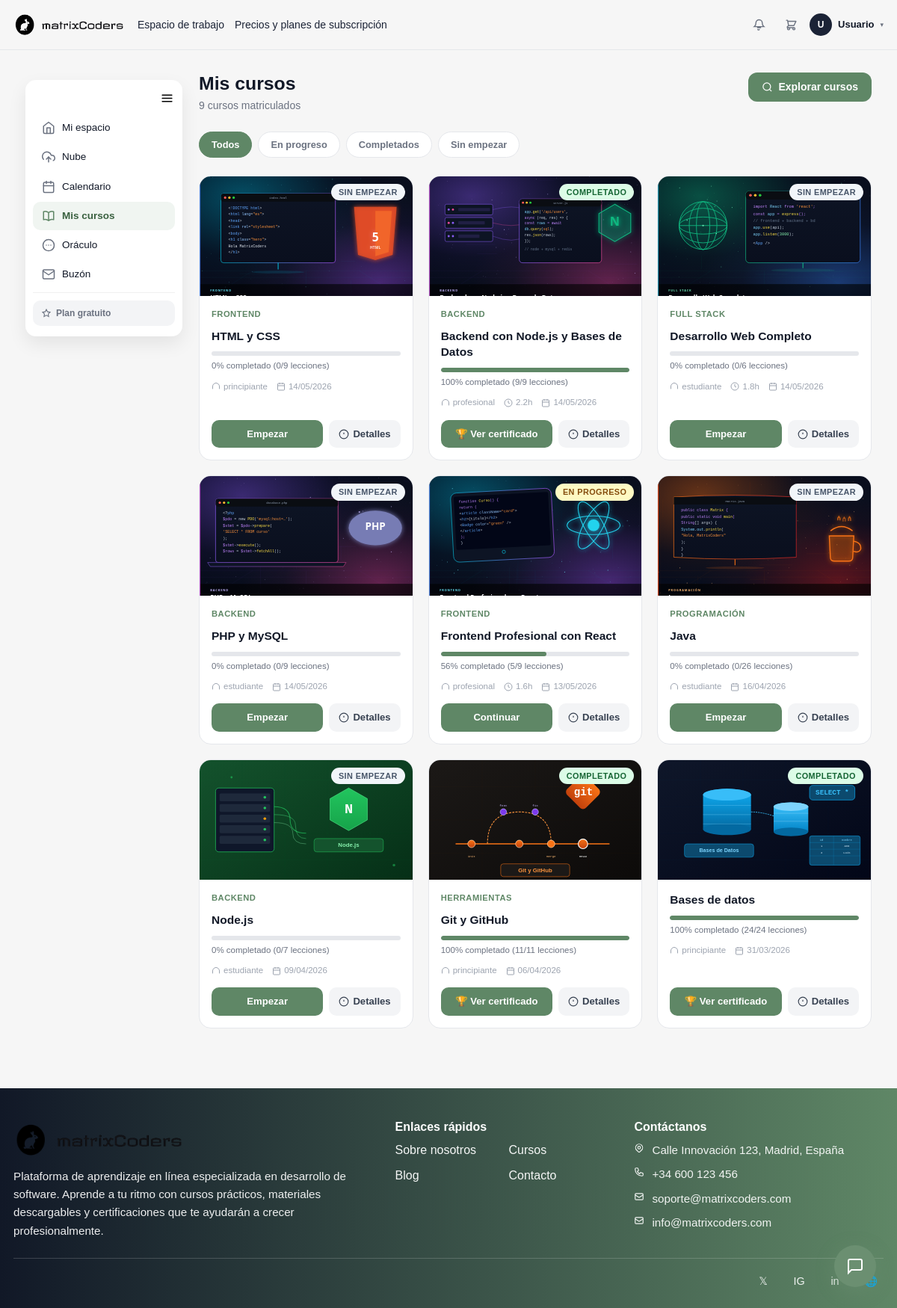
Screenshot of /index.php?url=mis-cursos (signed in) with the database file from the repository.
### tables this page shows
CREATE TABLE curso (
    id             INTEGER PRIMARY KEY AUTOINCREMENT,
    titulo         TEXT    NOT NULL,
    descripcion    TEXT    DEFAULT NULL,
    info_extra     TEXT    DEFAULT NULL,
    que_aprenderas TEXT    DEFAULT NULL,
    imagen         TEXT    DEFAULT NULL,
    destacado      INTEGER NOT NULL DEFAULT 0,
    precio         REAL    NOT NULL DEFAULT 0.00,
    nivel          TEXT    DEFAULT NULL,
    categoria      TEXT    DEFAULT NULL,
    duracion_min   INTEGER DEFAULT NULL,
    estudiantes    INTEGER DEFAULT NULL
, activo        INTEGER NOT NULL DEFAULT 1, instructor_id INTEGER DEFAULT NULL, orden         INTEGER NOT NULL DEFAULT 0, apuntes_json   TEXT    DEFAULT NULL);

### app/controllers/MisCursosController.php (called while the page is built, shortened)
<?php
class MisCursosController
{
    public function index(): void
    {
        $usuario_id = (int)$_SESSION['usuario_id'];
        $database = new Database();
        $conexion = $database->connect();
        $stmt = $conexion->prepare("
            SELECT
                c.id,
                c.titulo,
                c.descripcion,
                c.imagen,
                c.nivel,
                c.categoria,
                c.duracion_min,
                m.fecha AS fecha_matricula,
                m.estado AS matricula_estado,
                (
                    SELECT COUNT(l.id)
                    FROM leccion l
                    JOIN unidad u ON l.unidad_id = u.id
                    WHERE u.curso_id = c.id
                ) AS total_lecciones,
                (
                    SELECT COUNT(DISTINCT lv.leccion_id)
                    FROM leccion_vista lv
                    JOIN leccion l ON l.id = lv.leccion_id
                    JOIN unidad u  ON l.unidad_id = u.id
                    WHERE u.curso_id = c.id
                      AND lv.usuario_id = ?
                ) AS lecciones_vistas,
                (
                    SELECT lv2.leccion_id
                    FROM leccion_vista lv2
                    JOIN leccion l2 ON l2.id = lv2.leccion_id
                    JOIN unidad u2  ON l2.unidad_id = u2.id
                    WHERE u2.curso_id = c.id
                      AND lv2.usuario_id = ?
                    ORDER BY lv2.visto_at DESC
                    LIMIT 1
                ) AS ultima_leccion_id
            FROM matricula m
            JOIN curso c ON c.id = m.curso_id
            WHERE m.usuario_id = ? AND m.estado IN ('activa','completado')
            ORDER BY m.fecha DESC
        ");
        $stmt->execute([$usuario_id, $usuario_id, $usuario_id]);
        $cursos = $stmt->fetchAll(PDO::FETCH_ASSOC);
        require __DIR__ . '/../views/mis-cursos/index.php';
    }
}

### app/helpers/curso_imagen.php (called while the page is built, shortened)
<?php
if (!function_exists('matrixcoders_curso_image')) {
    function matrixcoders_curso_image(?string $imageName, string $title = ''): string
    {
        $dir = dirname(__DIR__, 2) . '/public/img/cursos';
        static $availableFiles = null;
        if ($availableFiles === null) {
            $availableFiles = [];
            foreach (glob($dir . '/*') ?: [] as $file) {
                $availableFiles[strtolower(basename($file))] = basename($file);
            }
        }
        $baseFallback = isset($availableFiles['nodejs.jpg'])
            ? BASE_URL . '/img/cursos/' . $availableFiles['nodejs.jpg']
            : BASE_URL . '/img/aprendiendo.png';
        $candidate = trim((string)$imageName);
        if ($candidate !== '') {
            $lower = strtolower($candidate);
            if (isset($availableFiles[$lower])) {
                return BASE_URL . '/img/cursos/' . $availableFiles[$lower];
            }
        }
        return $baseFallback;
    }
}

### app/views/mis-cursos/index.php (the view, shortened to what this page needs)
<?php
require_once __DIR__ . '/../../helpers/curso_imagen.php';
$filtroActual = $_GET['filtro'] ?? 'todos';
$cursos = $cursos ?? [];
$totalCursos      = count($cursos ?? []);
?>
<!DOCTYPE html>
<html lang="es">
<head>
    <link href="https://cdn.jsdelivr.net/npm/bootstrap@5.3.3/dist/css/bootstrap.min.css" rel="stylesheet">
    <link rel="stylesheet" href="<?= BASE_URL ?>/css/header.css">
    <link rel="stylesheet" href="<?= BASE_URL ?>/css/footer.css">
    <link rel="stylesheet" href="<?= BASE_URL ?>/css/dashboard.css">
    <link rel="stylesheet" href="<?= BASE_URL ?>/css/sidebar.css">
    <link rel="stylesheet" href="<?= BASE_URL ?>/css/mis-cursos.css">
</head>
<body>
<?php require __DIR__ . '/../layout/header.php'; ?>
<main class="main-dashboard">
    <div class="mc-container">
        <div class="contenedor-dashboard-content">
            <?php require __DIR__ . '/../layout/sidebar.php'; ?>
            <div class="mis-cursos-main">
                <div class="mis-cursos-header">
                    <div>
                        <h1 class="mis-cursos-titulo">Mis cursos</h1>
                        <p class="mis-cursos-subtitulo">
                            <?= $totalCursos ?> <?= $totalCursos === 1 ? 'curso matriculado' : 'cursos matriculados' ?>
                        </p>
                    </div>
                    <a href="<?= BASE_URL ?>/index.php" class="mis-cursos-btn-explorar">
                        <svg width="15" height="15" fill="none" stroke="currentColor" stroke-width="2" viewBox="0 0 24 24">
                            <circle cx="11" cy="11" r="8"/><path d="m21 21-4.35-4.35"/>
                        </svg>
                        Explorar cursos
                    </a>
                </div>
                <div class="mis-cursos-filtros">
                    <?php
                    $filtros = [
                        'todos'       => 'Todos',
                        'en_progreso' => 'En progreso',
                        'completados' => 'Completados',
                        'sin_empezar' => 'Sin empezar',
                    ];
                    foreach ($filtros as $key => $label):
                    ?>
                    <a href="<?= BASE_URL ?>/index.php?url=mis-cursos&filtro=<?= $key ?>"
                       class="mis-cursos-filtro-btn <?= $filtroActual === $key ? 'active' : '' ?>">
                        <?= $label ?>
                    </a>
                    <?php endforeach; ?>
                </div>
                <?php if (empty($cursos)): ?>
                <div class="mis-cursos-vacio">
                    <div class="mis-cursos-vacio-icono">
                        <svg width="48" height="48" fill="none" stroke="currentColor" stroke-width="1.5" viewBox="0 0 24 24">
                            <path stroke-linecap="round" stroke-linejoin="round" d="M12 6.042A8.967 8.967 0 0 0 6 3.75c-1.052 0-2.062.18-3 .512v14.25A8.987 8.987 0 0 1 6 18c2.305 0 4.408.867 6 2.292m0-14.25a8.966 8.966 0 0 1 6-2.292c1.052 0 2.062.18 3 .512v14.25A8.987 8.987 0 0 0 18 18a8.967 8.967 0 0 0-6 2.292m0-14.25v14.25"/>
                        </svg>
                    </div>
                    <?php if ($filtroActual === 'todos'): ?>
                    <p class="mis-cursos-vacio-titulo">Aún no estás matriculado en ningún curso</p>
                    <p class="mis-cursos-vacio-sub">Explora nuestro catálogo y encuentra el curso perfecto para ti.</p>
                    <a href="<?= BASE_URL ?>/index.php" class="mis-cursos-btn-explorar">Ver catálogo de cursos</a>
                    <?php else: ?>
                    <p class="mis-cursos-vacio-titulo">No hay cursos en esta categoría</p>
                    <p class="mis-cursos-vacio-sub">Prueba con otro filtro o explora más cursos.</p>
                    <a href="<?= BASE_URL ?>/index.php?url=mis-cursos" class="mis-cursos-btn-explorar">Ver todos mis cursos</a>
                    <?php endif; ?>
                </div>
                <?php else: ?>
                <div class="mis-cursos-grid">
                    <?php foreach ($cursos as $curso): ?>
                    <?php
                        $imgSrc   = matrixcoders_curso_image($curso['imagen'] ?? null, $curso['titulo'] ?? '');
                        $progreso = (int)($curso['progreso'] ?? 0);
                        $estado   = $curso['estado'] ?? 'sin_empezar';
                        $urlLeccion = $estado === 'completado'
                            ? BASE_URL . '/index.php?url=curso-completado&curso=' . (int)$curso['id']
                            : ($curso['ultima_leccion_id']
                                ? BASE_URL . '/index.php?url=leccion&id=' . (int)$curso['ultima_leccion_id']
                                : BASE_URL . '/index.php?url=detallecurso&id=' . (int)$curso['id']);
                    ?>
                    <div class="mis-cursos-card">
                        <a href="<?= htmlspecialchars($urlLeccion) ?>" class="mis-cursos-card-img-wrap">
                            <img src="<?= htmlspecialchars($imgSrc) ?>"
                                 alt="<?= htmlspecialchars($curso['titulo'] ?? '') ?>"
                                 class="mis-cursos-card-img">
                            <?php if ($estado === 'completado'): ?>
                            <span class="mis-cursos-badge completado">Completado</span>
                            <?php elseif ($estado === 'en_progreso'): ?>
                            <span class="mis-cursos-badge en-progreso">En progreso</span>
                            <?php else: ?>
                            <span class="mis-cursos-badge sin-empezar">Sin empezar</span>
                            <?php endif; ?>
                        </a>
                        <div class="mis-cursos-card-body">
                            <?php if (!empty($curso['categoria'])): ?>
                            <span class="mis-cursos-categoria"><?= htmlspecialchars($curso['categoria']) ?></span>
                            <?php endif; ?>
                            <a href="<?= BASE_URL ?>/index.php?url=detallecurso&id=<?= (int)$curso['id'] ?>"
                               class="mis-cursos-card-titulo">
                                <?= htmlspecialchars($curso['titulo'] ?? '') ?>
                            </a>
                            <div class="mis-cursos-progreso-wrap">
                                <div class="mis-cursos-progreso-barra">
                                    <div class="mis-cursos-progreso-fill" style="width: <?= $progreso ?>%"></div>
                                </div>
                                <span class="mis-cursos-progreso-label">
                                    <?= $progreso ?>% completado
                                    (<?= (int)$curso['lecciones_vistas'] ?>/<?= (int)$curso['total_lecciones'] ?> lecciones)
                                </span>
                            </div>
                            <div class="mis-cursos-meta">
                                <?php if (!empty($curso['nivel'])): ?>
                                <span class="mis-cursos-meta-item">
                                    <svg width="12" height="12" fill="none" stroke="currentColor" stroke-width="2" viewBox="0 0 24 24">
                                        <path stroke-linecap="round" d="M3 18v-6a9 9 0 0 1 18 0v6"/>
                                    </svg>
                                    <?= htmlspecialchars($curso['nivel']) ?>
                                </span>
                                <?php endif; ?>
                                <?php if (!empty($curso['duracion_min'])): ?>
                                <span class="mis-cursos-meta-item">
                                    <svg width="12" height="12" fill="none" stroke="currentColor" stroke-width="2" viewBox="0 0 24 24">
                                        <circle cx="12" cy="12" r="10"/><polyline points="12 6 12 12 16 14"/>
                                    </svg>
                                    <?= round((int)$curso['duracion_min'] / 60, 1) ?>h
                                </span>
                                <?php endif; ?>
                                <span class="mis-cursos-meta-item">
                                    <svg width="12" height="12" fill="none" stroke="currentColor" stroke-width="2" viewBox="0 0 24 24">
                                        <rect x="3" y="4" width="18" height="18" rx="2"/><line x1="16" y1="2" x2="16" y2="6"/><line x1="8" y1="2" x2="8" y2="6"/><line x1="3" y1="10" x2="21" y2="10"/>
                                    </svg>
                                    <?= date('d/m/Y', strtotime($curso['fecha_matricula'] ?? 'now')) ?>
                                </span>
                            </div>
                            <div class="mis-cursos-acciones">
                                <a href="<?= htmlspecialchars($urlLeccion) ?>" class="mis-cursos-btn-continuar">
                                    <?php if ($estado === 'completado'): ?>
                                        🏆 Ver certificado
                                    <?php elseif ($estado === 'en_progreso'): ?>
                                        Continuar
                                    <?php else: ?>
                                        Empezar
                                    <?php endif; ?>
                                </a>
                                <a href="<?= BASE_URL ?>/index.php?url=detallecurso&id=<?= (int)$curso['id'] ?>"
                                   class="mis-cursos-btn-detalle" title="Ver detalles del curso">
                                    <svg width="14" height="14" fill="none" stroke="currentColor" stroke-width="2" viewBox="0 0 24 24">
                                        <circle cx="12" cy="12" r="10"/><line x1="12" y1="8" x2="12" y2="12"/><line x1="12" y1="16" x2="12.01" y2="16"/>
                                    </svg>
                                    Detalles
                                </a>
                            </div>
                        </div>
                    </div>
                    <?php endforeach; ?>
                </div>
                <?php endif; ?>
            </div>
        </div>
    </div>
</main>
<?php require __DIR__ . '/../layout/footer.php'; ?>
</body>
</html>

### rows the page displays
curso: imagen+titulo (picture), shows "SIN EMPEZAR", categoria "FRONTEND", titulo "HTML y CSS", progreso "0", lecciones_vistas "0", total_lecciones "9", nivel "principiante", fecha_matricula "14/05/2026", shows "Empezar"
curso: imagen+titulo (picture), shows "COMPLETADO", categoria "BACKEND", titulo "Backend con Node.js y Bases de Datos", progreso "100", lecciones_vistas "9", total_lecciones "9", nivel "profesional", (int)$curso['duracion_min']/60 "2.2", fecha_matricula "14/05/2026", shows "🏆 Ver certificado"
curso: imagen+titulo (picture), shows "SIN EMPEZAR", categoria "FULL STACK", titulo "Desarrollo Web Completo", progreso "0", lecciones_vistas "0", total_lecciones "6", nivel "estudiante", (int)$curso['duracion_min']/60 "1.8", fecha_matricula "14/05/2026", shows "Empezar"
curso: imagen+titulo (picture), shows "SIN EMPEZAR", categoria "BACKEND", titulo "PHP y MySQL", progreso "0", lecciones_vistas "0", total_lecciones "9", nivel "estudiante", fecha_matricula "14/05/2026", shows "Empezar"
curso: imagen+titulo (picture), shows "EN PROGRESO", categoria "FRONTEND", titulo "Frontend Profesional con React", progreso "56", lecciones_vistas "5", total_lecciones "9", nivel "profesional", (int)$curso['duracion_min']/60 "1.6", fecha_matricula "13/05/2026", shows "Continuar"
curso: imagen+titulo (picture), shows "SIN EMPEZAR", categoria "PROGRAMACIÓN", titulo "Java", progreso "0", lecciones_vistas "0", total_lecciones "26", nivel "estudiante", fecha_matricula "16/04/2026", shows "Empezar"
curso: imagen+titulo (picture), shows "SIN EMPEZAR", categoria "BACKEND", titulo "Node.js", progreso "0", lecciones_vistas "0", total_lecciones "7", nivel "estudiante", fecha_matricula "09/04/2026", shows "Empezar"
curso: imagen+titulo (picture), shows "COMPLETADO", categoria "HERRAMIENTAS", titulo "Git y GitHub", progreso "100", lecciones_vistas "11", total_lecciones "11", nivel "principiante", fecha_matricula "06/04/2026", shows "🏆 Ver certificado"
curso: imagen+titulo (picture), shows "COMPLETADO", titulo "Bases de datos", progreso "100", lecciones_vistas "24", total_lecciones "24", nivel "principiante", fecha_matricula "31/03/2026", shows "🏆 Ver certificado"

### other values shown
mb_strtoupper(mb_substr($nombreMenu, 0, 1, 'UTF-8'), 'UTF-8') "U"
$nombreMenu "Usuario"
PlanHelper::etiqueta($planActivo) "Plan gratuito"
$totalCursos "9"
$label "Todos"
$label "En progreso"
$label "Completados"
$label "Sin empezar"
